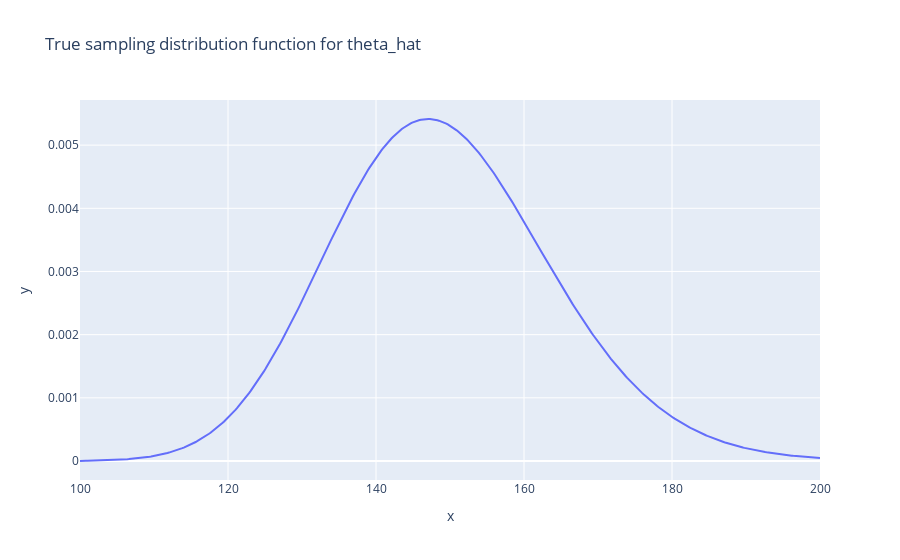

Notebook cell for this chart:
### Code cell
x_axis = np.linspace(100, 200, 500)
theta_cdf = lambda x: norm.cdf(np.log(x), loc = 5, scale = 1/10)
theta_real_cdf = list(map(theta_cdf, x_axis))
theta_real_pdf = np.append([0], np.diff(theta_real_cdf))
fig = px.line(x = x_axis, y = theta_real_pdf,
              title = 'True sampling distribution function for theta_hat')
fig.show()

### Figure 1 — Plotly figure (JSON) as saved in the notebook; plotly's stock layout.template omitted (floating-point values rounded to 4 significant figures; data arrays with more than 128 entries replaced by an {"elided": "..."} marker saying what was removed)
{"data": [{"hovertemplate": "x=%{x}<br>y=%{y}<extra></extra>", "legendgroup": "", "line": {"color": "#636efa", "dash": "solid"}, "marker": {"symbol": "circle"}, "mode": "lines", "name": "", "orientation": "v", "showlegend": false, "x": {"elided": "500 float values"}, "xaxis": "x", "y": {"elided": "500 float values"}, "yaxis": "y", "type": "scatter"}], "layout": {"xaxis": {"anchor": "y", "domain": [0.0, 1.0], "title": {"text": "x"}}, "yaxis": {"anchor": "x", "domain": [0.0, 1.0], "title": {"text": "y"}}, "legend": {"tracegroupgap": 0}, "title": {"text": "True sampling distribution function for theta_hat"}}}
